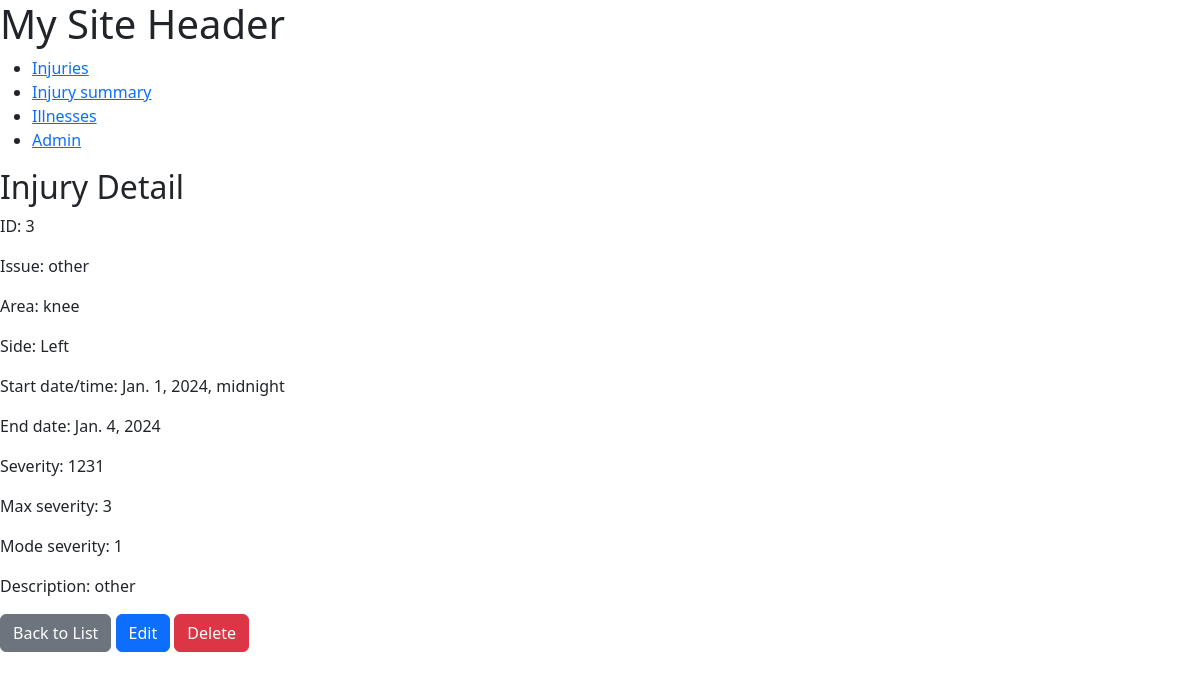
Page /health/injury/3/ on the committed database.
### health/models.py (models this page shows, shortened)
class Injury(models.Model):
    id = models.AutoField(primary_key=True)
    issue = models.CharField(max_length=50)
    area = models.CharField(blank=True, default='', max_length=150)
    side = models.CharField(blank=True, default='', max_length=30)
    start_datetime = models.DateTimeField()
    severity = models.TextField(validators=[validate_digits_1_to_9])
    description = models.TextField(blank=True, default='')

class Calculated_Injury(models.Model):
    injury = models.OneToOneField(Injury, on_delete=models.CASCADE, related_name='calculated_injury', primary_key=True)
    max_severity = models.IntegerField()
    mode_severity = models.IntegerField()
    start_date = models.DateField()
    end_date = models.DateField()

### health/views.py (the view)
# urls.py: path('injury/<int:pk>/', InjuryDetailView.as_view(), name='injury-detail'),
class InjuryDetailView(DetailView):
    model = Injury
    template_name = 'health/injury_detail.html'
    def get_queryset(self):
        return Injury.objects.select_related('calculated_injury').all()

### health/templates/health/injury_detail.html
{% extends 'shell.html' %}
{% block content %}
<h2>Injury Detail</h2>
<p>ID: {{ object.id }}</p>
<p>Issue: {{ object.issue }}</p>
<p>Area: {{ object.area }}</p>
<p>Side: {{ object.side }}</p>
<p>Start date/time: {{ object.start_datetime }}</p>
<p>End date: {{ object.calculated_injury.end_date }}</p>
<p>Severity: {{ object.severity }}</p>
<p>Max severity: {{ object.calculated_injury.max_severity }}</p>
<p>Mode severity: {{ object.calculated_injury.mode_severity }}</p>
<p>Description: {{ object.description }}</p>
<a class="btn btn-secondary" href="{% url 'injury-list' %}">Back to List</a>
<a class="btn btn-primary" href="{% url 'injury-update' object.id %}">Edit</a>
<a class="btn btn-danger" href="{% url 'injury-delete' object.id %}">Delete</a>
{% endblock %}

### rows in the picture
Injury: id "3", issue "other", area "knee", side "Left", start_datetime "Jan. 1, 2024, midnight", calculated_injury.end_date "Jan. 4, 2024", severity "1231", calculated_injury.max_severity "3", calculated_injury.mode_severity "1", description "other"
